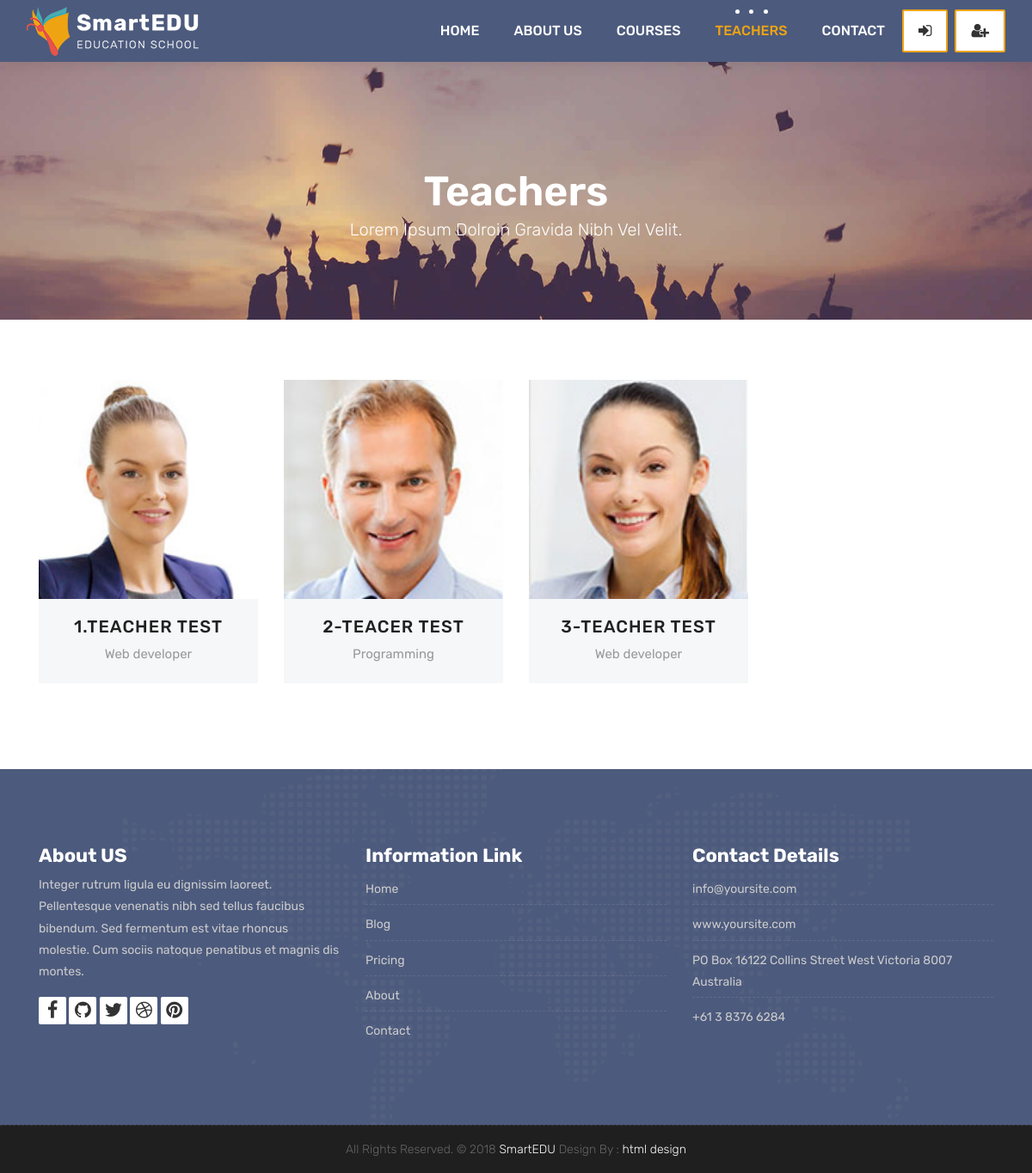
Screenshot of /teachers/ with the database file from the repository.
### teachers/models.py (models this page shows, shortened)
class Teacher(models.Model):
    name=models.CharField(max_length=50)
    title = models.CharField(max_length=50)
    description = models.TextField(blank=True)
    image = models.ImageField(upload_to="courses/%Y/%m/%d/")
    facebook=models.URLField(max_length=100, blank=True)
    Twitter = models.URLField(max_length=100, blank=True)
    Linkedin = models.URLField(max_length=100, blank=True)
    Youtube = models.URLField(max_length=100, blank=True)

### teachers/views.py (the view)
# urls.py: path('', TeacherListView.as_view(), name='teachers'),
class TeacherListView(ListView):
    model = Teacher
    template_name = 'teachers.html'
    context_object_name = 'teachers'

### templates/teachers.html (shortened to what this page needs)
{% extends 'partials/_base.html' %}
{% load static %}
{% block content %}
	<div class="all-title-box">
		<div class="container text-center">
			<h1>Teachers<span class="m_1">Lorem Ipsum dolroin gravida nibh vel velit.</span></h1>
		</div>
	</div>
	<div id="teachers" class="section wb">
        <div class="container">
            <div class="row">
				{% for teacher in teachers %}
				<div class="col-lg-3 col-md-6 col-12">
					<div class="our-team">
						<div class="team-img">
							<img src="{{teacher.image.url}}">
						</div>
						<div class="team-content">
							<h3 class="title"><a href="{% url 'teacher_detail' teacher.pk %}"> {{teacher.name}}</a></h3>
							<span class="post">{{teacher.title}}</span>
						</div>
					</div>
				</div>
				{% endfor %}
            </div>
        </div>
    </div>
{% endblock %}

### static/style.css (style rules this page uses)
body { color: #333333; font-size: 14px; font-family: 'Rubik', sans-serif; line-height: 1.80857; }
html, body { height: 100%; }
a { color: #1f1f1f; text-decoration: none !important; outline: none !important; -webkit-transition: all .3s ease-in-out; -moz-transition: all .3s ease-in-out; -ms-transition: all .3s ease-in-out; -o-transition: all .3s ease-in-out; transition: all .3s ease-in-out; }
h1, h2, h3, h4, h5, h6 { letter-spacing: 0; font-weight: normal; position: relative; padding: 0 0 10px 0; font-weight: normal; line-height: 120% !important; color: #1f1f1f; margin: 0 }
h1 { font-size: 24px }
h3 { font-size: 18px }
h1 a, h2 a, h3 a, h4 a, h5 a, h6 a { color: #212121; text-decoration: none!important; opacity: 1 }
a { color: #1f1f1f; text-decoration: none; outline: none; }
a, .btn { text-decoration: none !important; outline: none !important; -webkit-transition: all .3s ease-in-out; -moz-transition: all .3s ease-in-out; -ms-transition: all .3s ease-in-out; -o-transition: all .3s ease-in-out; transition: all .3s ease-in-out; }
.section { display: block; position: relative; overflow: hidden; padding: 70px 0; }
.section.wb { background-color: #ffffff; }
.all-title-box { background: url(images/banner.jpg)no-repeat; -webkit-background-size: cover; -moz-background-size: cover; -o-background-size: cover; background-size: cover; background-position: center; min-height: 300px; }
.all-title-box h1 { color: #fff; font-weight: 600; text-transform: capitalize; padding-top: 11%; font-size: 48px; line-height: 0px; }
span.m_1 { font-weight: 300; font-size: 20px; line-height: 1.5em; display: block; }
.our-team { text-align: center; margin-bottom: 30px; }
.our-team .team-img { overflow: hidden; position: relative; }
.our-team .team-img img { width: 100%; height: auto; }
.our-team .team-content { padding: 20px 0; background: #f5f7f8; color: #54478a; }
.our-team .title { display: block; font-size: 20px; font-weight: 500; letter-spacing: 1px; text-transform: uppercase; margin: 0 0 7px 0; padding: 0px; }
.our-team .post { display: block; font-size: 15px; color: #999; }

### rows the page displays
Teacher: image (picture), name "1.TEACHER TEST", title "Web developer"
Teacher: image (picture), name "2-TEACER TEST", title "Programming"
Teacher: image (picture), name "3-TEACHER TEST", title "Web developer"
